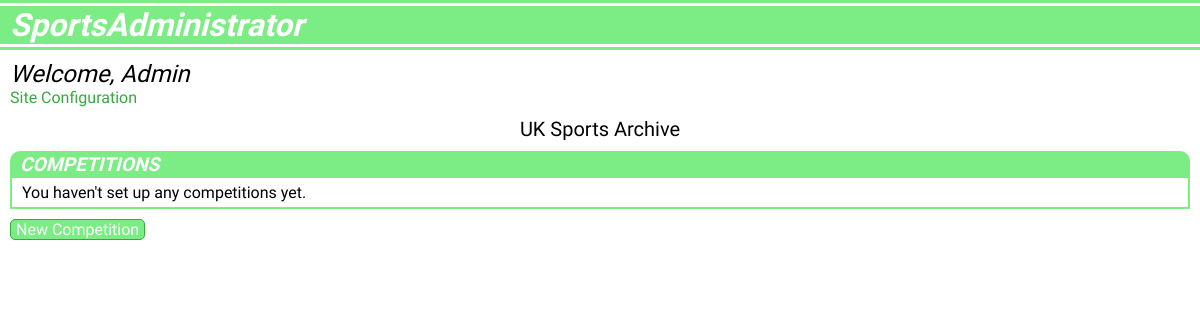
/cms/ (signed in), run on an earlier commit of the app's database.
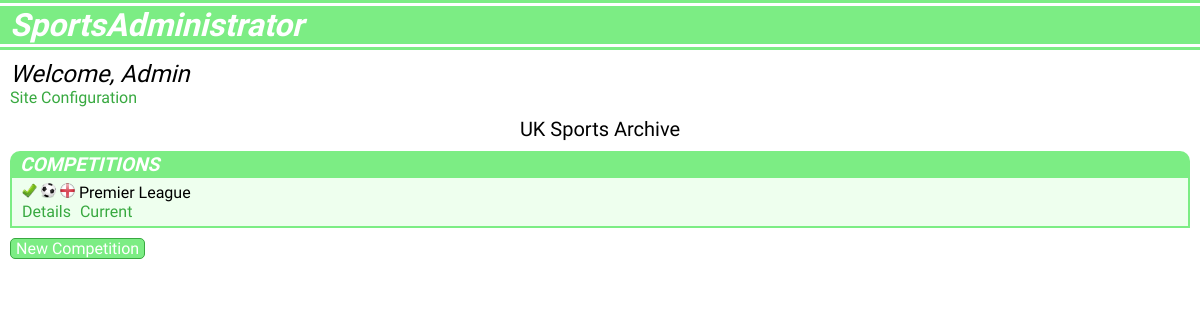
And on a later commit of the database.
### users/models.py (models this page shows, shortened)
class User(AbstractUser):
    objects = UserManager()
    organisation = models.CharField(max_length=50, blank=True, null=True)
    site_name = models.CharField(max_length=50, blank=True, null=True)
    site_type = models.CharField(max_length=25, choices=SITE_OPTIONS, blank=True, null=True)
    primary_color = models.CharField(max_length=10, blank=True, null=True, default="#ffffff")
    secondary_color = models.CharField(max_length=10, blank=True, null=True, default="#ffffff")
    primary_text = models.CharField(max_length=10, blank=True, null=True, default="#000000")
    secondary_text = models.CharField(max_length=10, blank=True, null=True, default="#000000")

### data/models.py (models this page shows, shortened)
class Competition(models.Model):
    objects = models.Manager()
    name = models.CharField(max_length=100)
    sport = models.ForeignKey(Sport, related_name='competitions', on_delete=models.CASCADE)
    country = models.ForeignKey(Country, related_name='competitions', on_delete=models.CASCADE)
    type = models.CharField(max_length=10, choices=COMPETITION_TYPES)
    format = models.CharField(max_length=10, choices=COMPETITION_FORMATS)
    is_active = models.BooleanField(default=True)

class Sport(models.Model):
    objects = models.Manager()
    name = models.CharField(max_length=25, unique=True)
    icon = models.ImageField(upload_to="images/sports", blank=True, null=True)

class Country(models.Model):
    objects = models.Manager()
    name = models.CharField(max_length=100, unique=True)
    short_name = models.CharField(max_length=25, unique=True)
    abbreviation = models.CharField(max_length=25, unique=True)
    flag = models.ImageField(upload_to="images/countries", blank=True, null=True)

### cms/views.py (the view)
# urls.py: path('cms/', cms_views.cms_home, name='cms_home'),
def cms_home(request):
    user = request.user
    if user.is_authenticated:
        competitions = Competition.objects.all()
        return render(request, "cmshome.html", {'competitions': competitions})
    else:
        return redirect(reverse('login'))

### cms/templates/cmshome.html (shortened to what this page needs)
{% extends "cmsbase.html" %}
{% block page %}
    <div class="page-header">
        Welcome, {{ user }}
    </div>
    <a class="nav-link" href="{% url 'configuration' %}">Site Configuration</a>
    <div class="site-header">
        {{ user.site_name }}
    </div>
    <section id="competitions">
        <div class="cms-header">
            COMPETITIONS
        </div>
        <div class="cms-details">
            {% if competitions %}
                {% for competition in competitions %}
                    <div class="format-details list-item">
                        {% if competition.is_active %}
                            <img class="icon-image" src="{{ MEDIA_URL }}images/icons/tick.png" />
                        {% else %}
                            <img class="icon-imagev" src="{{ MEDIA_URL }}images/icons/cross.png" />
                        {% endif %}
                        <img class="icon-image" src="{{ MEDIA_URL }}{{ competition.sport.icon }}" />
                        <img class="icon-image" src="{{ MEDIA_URL }}{{ competition.country.flag }}" />
                        {{ competition.name }}
                        <div class="list-links">
                            <a class="list-link" href="{% url 'competition_details' competition.id %}">Details</a>
                            {% if competition.is_active %}
                                <a class="list-link" href="">Current</a>
                            {% endif %}
                        </div>
                    </div>
                {% endfor %}
            {% else %}
                <div class="format-details">
                    You haven't set up any competitions yet.
                </div>
            {% endif %}
        </div>
        <div class="cms-link-button">
            <a href="{% url 'new_competition' %}">
                New Competition
            </a>
        </div>
    </section>
{% endblock %}

### cms/templates/cmsbase.html (shortened to what this page needs)
{% extends "base.html" %}
{% block template %}
    <header>
        <h1>
            SportsAdministrator
        </h1>
    </header>
    <div class="liner"></div>
    <div id="cms-page">
    	{% block page %}
    	{% endblock %}
    </div>
{% endblock %}

### templates/base.html (shortened to what this page needs)
{% load static %}
<!DOCTYPE html>
<html lang="en">
<head>
	<link rel="stylesheet" href="{% static 'css/default.css' %}">
</head>
<body>
	{% block template %}
	{% endblock %}
</body>
</html>

### static/css/default.css (style rules this page uses)
body { font-family: 'Archivo Narrow'; margin: 0; padding: 0; }
header { background-color: #7ced84; color: white; padding: 0 10px; border-top: 3px solid white; border-bottom: 3px solid white; }
.liner { height: 3px; background-color: #7ced84; }
h1 { font-style: italic; margin: 0px; }
.icon-image { height: 15px; width: 15px; }
.page-header { font-style: italic; font-size: 1.5em; }
.site-header { font-size: 1.25em; text-align: center; margin: 10px auto; }
#cms-page { margin: 10px; }
.cms-header { margin: 0; background-color: #7ced84; color: white; font-weight: bold; font-style: italic; padding: 2px 0px 2px 10px; font-size: 1.2em; border-radius: 10px 10px 0 0; }
.cms-details { border: 2px solid #7ced84; border-top: 0; margin-bottom: 10px; }
.format-details { padding: 5px 10px; }
.cms-link-button { text-align: center; margin: 5px 0; background-color: #7ced84; width: fit-content; padding: 0 5px; border-radius: 5px; border: 1px solid #38a940; }
.cms-link-button a { text-decoration: none; color: white; }
.list-link { margin-right: 5px; color: #38a940; text-decoration: none; }
.list-item:nth-of-type(odd) { background-color: #eeffee; }
.nav-link { color: #38a940; text-decoration: none; }

What changed in the data, as far as the page shows it:
added Competition: is_active True (drawn), sport.icon (picture), country.flag (picture), name "Premier League"
Also different on the page:
text no longer shown: "You haven't set up any competitions yet."
